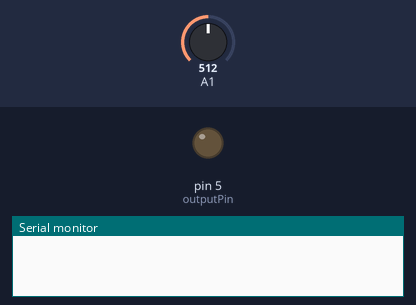
This sketch was run on a simulated Arduino Uno, built with avr-gcc and run on an emulated ATmega328P. On the bench: output pins drawn as LEDs (lit = HIGH), the last lines printed to the serial monitor. Dashed ring = blinking. Inputs (shaded band) come from the test bench; at power-on: A1 = 512.

Above: at 1.2 s.
1.3 s: A1 set to 494
At 1.5 s:
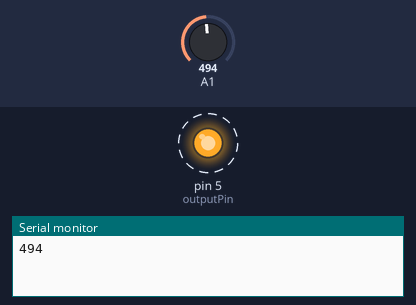
4.3 s: A1 set to 522
At 4.3 s:
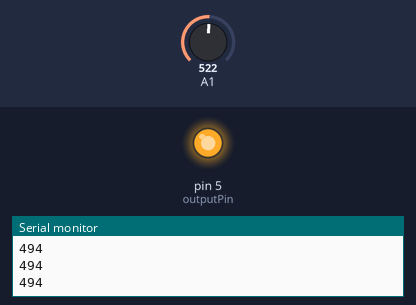
5.8 s: A1 set to 511
At 6.21 s:
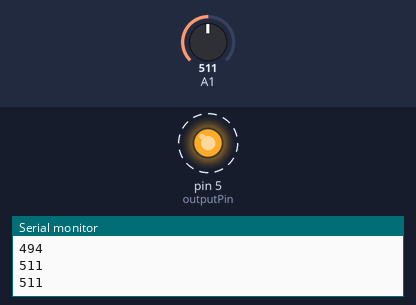
8.8 s: A1 set to 716
At 8.8 s:
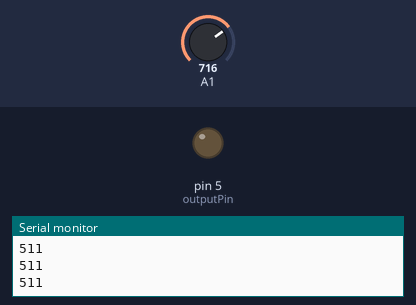
Timing chart, 0 to 11.3 s (numbered marks = the images above; inputs shaded):
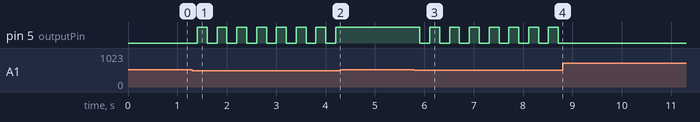

Measured:
- the behaviour switches between 512 and 511 on A1 (found by bisection; images 0 and 1)
- after the input at 1.3 s, pin 5 (outputPin): alternates HIGH for 0.20 s and LOW for 0.20 s, starting after 0.10 s
- after the input at 4.3 s, pin 5 (outputPin): stops changing and stays HIGH
- after the input at 5.8 s, pin 5 (outputPin): alternates HIGH for 0.20 s and LOW for 0.20 s, starting after 0.11 s
- after the input at 8.8 s, pin 5 (outputPin): stops changing and stays LOW

The sketch:

gunzhu_demo.ino
```cpp
//滚珠开关控制led
// 参考： https://jingyan.baidu.com/article/a3a3f8112df7eb8da2eb8a17.html

int outputPin = 5;//输出引脚
int outPutValue = LOW;

void setup() {
  // put your setup code here, to run once:
  pinMode(outputPin, OUTPUT);
  Serial.begin(9600);
}

void loop() {
  // put your main code here, to run repeatedly:

  int inputValue = analogRead(A1);

  if (inputValue < 512) {
      delay(100);
      inputValue = analogRead(A1);
      if (inputValue < 512) {
          Serial.println(inputValue);
          if (outPutValue == LOW) {
              outPutValue = HIGH;
          } else {
              outPutValue = LOW;
          }
      }
  }

  digitalWrite(outputPin, outPutValue);
  delay(100);
}
```
